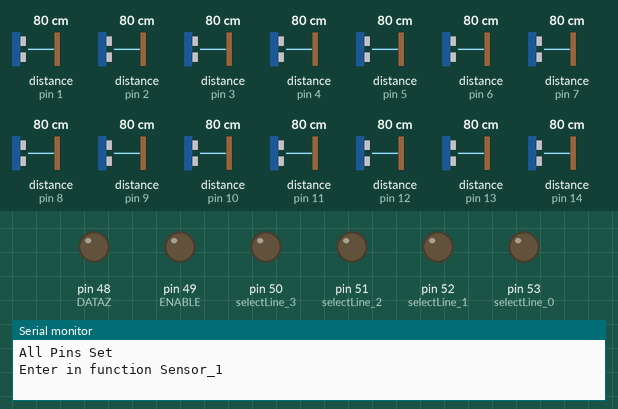
A sketch run on a simulated Arduino Mega 2560, built with avr-gcc and run on an emulated ATmega2560. On the bench: output pins drawn as LEDs (lit = HIGH), the last lines printed to the serial monitor. The test bench sets the inputs (shaded band); at power-on: distance to the obstacle (sensors on pin 1, pin 2, pin 3, pin 4, pin 5, pin 6, pin 7, pin 8, pin 9, pin 10, pin 11, pin 12, pin 13, pin 14) 80 cm.

Above: at 0.1 s.
At 2.4 s:
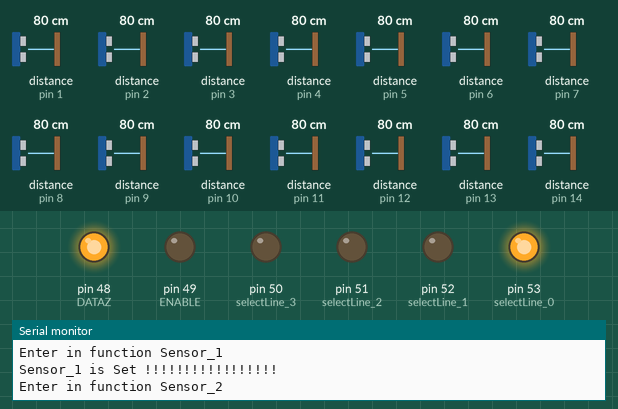
At 5.4 s:
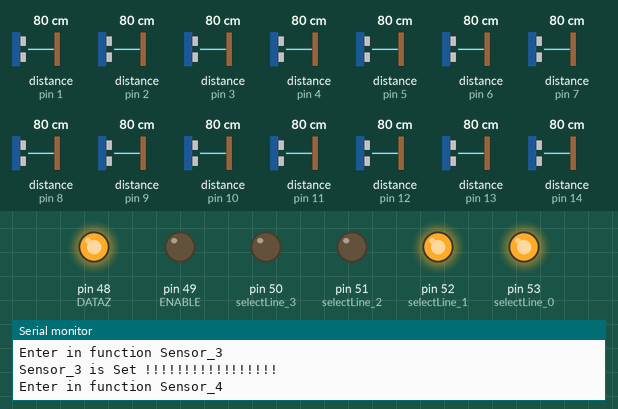
At 9.9 s:
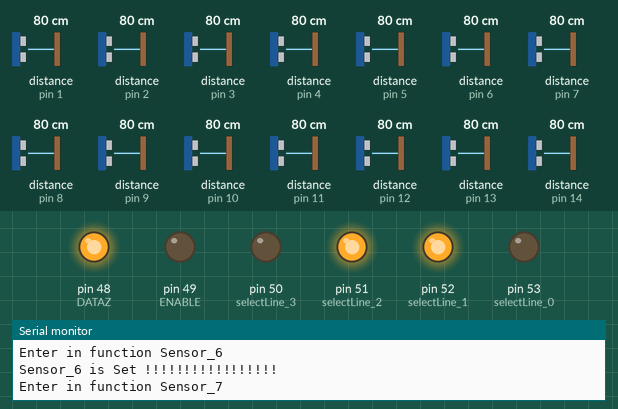
At 15.9 s:
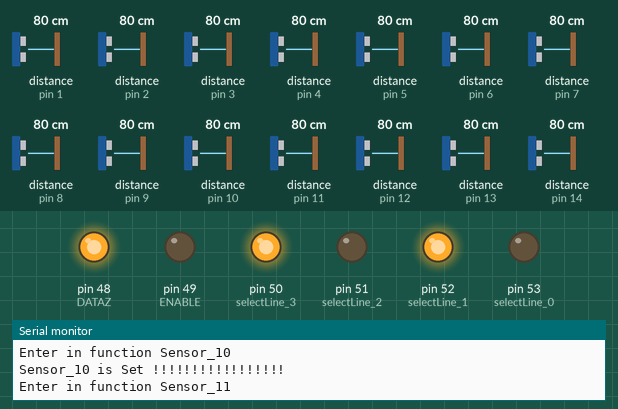
At 21.1 s:
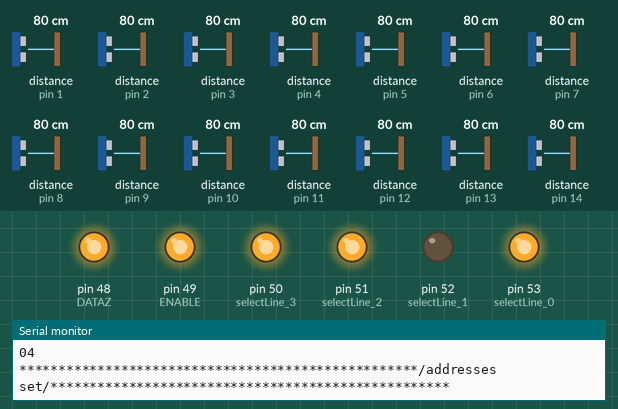
Timing chart, 0 to 22.6 s (numbered marks = the images above):
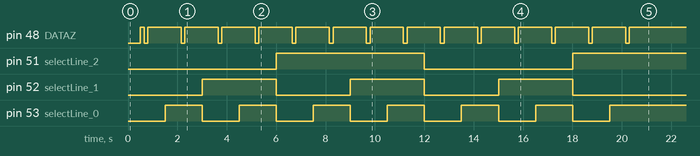

The sketch:

port5.ino
```cpp
/* This example shows how to use continuous mode to take
range measurements with the VL53L0X. It is based on
vl53l0x_ContinuousRanging_Example.c from the VL53L0X API.

The range readings are in units of mm. */
#include <ArduinoJson.h>
//#include <UbidotsArduinoGPRS.h>
#include <SoftwareSerial.h>
//double distance;
#define ID_1 "5b5767f9c03f97015d147266"
#define ID_2 "5b576823c03f97015d147273"
#define ID_3 "5b576d86c03f9707c22d86c9"
#define ID_4 "5b576d93c03f9707c22d86d0"
#define ID_5 "5b576d9bc03f9707c22d86e7"
#define ID_6 "5b576da1c03f9707a52719f5"
#define ID_7 "5b576da9c03f9707c22d86ec"
#define ID_8 "5b576db7c03f9707a52719f9"
#define ID_9 "5b576dcdc03f9707a52719fe"
#define ID_10 "5b576dd9c03f97084534acf8"
#define ID_11 "5b576de4c03f970827a4c2dc"
#define ID_12 "5b576debc03f97084534ad00"
#define ID_13 "5b576df3c03f97084534ad05"
#define ID_14 "5b576e10c03f970827a4c2f7"

SoftwareSerial send_to_node(10, 11);

#include <Wire.h>
#include <VL53L0X.h>

#define selectLine_0 53
#define selectLine_1 52
#define selectLine_2 51
#define selectLine_3 50

#define ENABLE 49
#define DATAZ 48

VL53L0X sensor1,sensor2,sensor3,sensor4,sensor5,sensor6,sensor7,sensor8,sensor9,sensor10,sensor11,sensor12,sensor13,sensor14;
void selectMux(int D, int C, int B , int A)
  {
    digitalWrite(ENABLE,0);
    digitalWrite(selectLine_0 ,A);
    digitalWrite(selectLine_1 ,B);
    digitalWrite(selectLine_2 ,C);
    digitalWrite(selectLine_3 ,D);
    delay(500);

  }

void deselectMux()
  {
        //Serial.println("Enter deselect");
    digitalWrite(ENABLE,1);
  }
void sensor_1(uint8_t t)
{

Serial.println("Enter in function Sensor_1");
    selectMux(0,0,0,0);// 0
    ResetSensor();
    sensor1.init(true);       // Initiallize sensor with address
    sensor1.setTimeout(500);
    delay(100);
    sensor1.setAddress(t);  // I2c address of device
    delay(100);
    deselectMux();
    Serial.println("Sensor_1 is Set !!!!!!!!!!!!!!!!!");
}


void sensor_2(uint8_t t)
{

Serial.println("Enter in function Sensor_2");
    selectMux(0,0,0,1);  //1
    ResetSensor();
    sensor2.init(true);       // Initiallize sensor with address
    sensor2.setTimeout(500);
    delay(100);
    sensor2.setAddress(t);  // I2c address of device
    delay(100);
    deselectMux();
    Serial.println("Sensor_2 is Set !!!!!!!!!!!!!!!!!");
}

void sensor_3(uint8_t t)
{
Serial.println("Enter in function Sensor_3");
    selectMux(0,0,1,0);  //2
    ResetSensor();
    sensor3.init(true);       // Initiallize sensor with address
    sensor3.setTimeout(500);
    delay(100);
    sensor3.setAddress(t);  // I2C address of device
    delay(100);
    deselectMux();
    Serial.println("Sensor_3 is Set !!!!!!!!!!!!!!!!!");
}

void sensor_4(uint8_t t)
{
Serial.println("Enter in function Sensor_4");
    selectMux(0,0,1,1);  //3
    ResetSensor();
    sensor4.init(true);       // Initiallize sensor with address
    sensor4.setTimeout(500);
    delay(100);
    sensor4.setAddress(t);  // I2c address of device
    delay(100);
    deselectMux();
    Serial.println("Sensor_4 is Set !!!!!!!!!!!!!!!!!");
}
void sensor_5(uint8_t t)
{
Serial.println("Enter in function Sensor_5");
    selectMux(0,1,0,0);  //4

    ResetSensor();
    sensor5.init(true);       // Initiallize sensor with address
    sensor5.setTimeout(500);
    delay(100);
    sensor5.setAddress(t);  // I2c address of device
    delay(100);
    deselectMux();
    Serial.println("Sensor_5 is Set !!!!!!!!!!!!!!!!!");
}

void sensor_6(uint8_t t)
{
Serial.println("Enter in function Sensor_6");
    selectMux(0,1,0,1);  //5
    ResetSensor();
    sensor6.init(true);       // Initiallize sensor with address
    sensor6.setTimeout(500);
    delay(100);
    sensor6.setAddress(t);  // I2c address of device
    delay(100);
    deselectMux();
    Serial.println("Sensor_6 is Set !!!!!!!!!!!!!!!!!");
}
void sensor_7(uint8_t t)
{
Serial.println("Enter in function Sensor_7");
    selectMux(0,1,1,0); // 6
    ResetSensor();
    sensor7.init(true);       // Initiallize sensor with address
    sensor7.setTimeout(500);
    delay(100);
    sensor7.setAddress(t);  // I2c address of device
    delay(100);
    deselectMux();
    Serial.println("Sensor_7 is Set !!!!!!!!!!!!!!!!!");
}
void sensor_8(uint8_t t)
{
Serial.println("Enter in function Sensor_8");
    selectMux(0,1,1,1); // 7
    ResetSensor();
    sensor8.init(true);       // Initiallize sensor with address
    sensor8.setTimeout(500);
    delay(100);
    sensor8.setAddress(t);  // I2c address of device
    delay(100);
    deselectMux();
    Serial.println("Sensor_8 is Set !!!!!!!!!!!!!!!!!");
}

void sensor_9(uint8_t t)
{
Serial.println("Enter in function Sensor_9");
    selectMux(1,0,0,0); // 8
    ResetSensor();
    sensor9.init(true);       // Initiallize sensor with address
    sensor9.setTimeout(500);
    delay(100);
    sensor9.setAddress(t);  // I2c address of device
    delay(100);
    deselectMux();
    Serial.println("Sensor_9 is Set !!!!!!!!!!!!!!!!!");
}
void sensor_10(uint8_t t)
{
Serial.println("Enter in function Sensor_10");
    selectMux(1,0,0,1); // 9
    ResetSensor();
    sensor10.init(true);       // Initiallize sensor with address
    sensor10.setTimeout(500);
    delay(100);
    sensor10.setAddress(t);  // I2c address of device
    delay(100);
    deselectMux();
    Serial.println("Sensor_10 is Set !!!!!!!!!!!!!!!!!");
}
void sensor_11(uint8_t t)
{
Serial.println("Enter in function Sensor_11");
    selectMux(1,0,1,0); // 10
    ResetSensor();
    sensor11.init(true);       // Initiallize sensor with address
    sensor11.setTimeout(500);
    delay(100);
    sensor11.setAddress(t);  // I2c address of device
    delay(100);
    deselectMux();
    Serial.println("Sensor_11 is Set !!!!!!!!!!!!!!!!!");
}
void sensor_12(uint8_t t)
{
Serial.println("Enter in function Sensor_12");
    selectMux(1,0,1,1); // 11
    ResetSensor();
    sensor12.init(true);       // Initiallize sensor with address
    sensor12.setTimeout(500);
    delay(100);
    sensor12.setAddress(t);  // I2c address of device
    delay(100);
    deselectMux();
    Serial.println("Sensor_12 is Set !!!!!!!!!!!!!!!!!");
}
void sensor_13(uint8_t t)
{
Serial.println("Enter in function Sensor_13");
    selectMux(1,1,0,0); // 12
    ResetSensor();
    sensor13.init(true);       // Initiallize sensor with address
    sensor13.setTimeout(500);
    delay(100);
    sensor13.setAddress(t);  // I2c address of device
    delay(100);
    deselectMux();
    Serial.println("Sensor_13 is Set !!!!!!!!!!!!!!!!!");
}
void sensor_14(uint8_t t)
{
Serial.println("Enter in function Sensor_14");
    selectMux(1,1,0,1); // 13
    ResetSensor();
    sensor14.init(true);       // Initiallize sensor with address
    sensor14.setTimeout(500);
    delay(100);
    sensor14.setAddress(t);  // I2c address of device
    delay(100);
    deselectMux();
    Serial.println("Sensor_14 is Set !!!!!!!!!!!!!!!!!");
}

void setup()
{
//   Serial.begin(115200);
//    GPRSSerial->begin(19200);
//    if (! client.init(*GPRSSerial))
//    {
//      Serial.println(F("Couldn't find FONA"));
//      while (1);
//    }
//    client.setApn(APN,USER,PASS);
//                      //client.setDebug(false);
//
//  delay(2000);


  pinMode(selectLine_0 ,OUTPUT);
  pinMode(selectLine_1 ,OUTPUT);
  pinMode(selectLine_2 ,OUTPUT);
  pinMode(selectLine_3 ,OUTPUT);

  pinMode(ENABLE ,OUTPUT);
  pinMode(DATAZ ,OUTPUT);

  Serial.begin(19200);
  send_to_node.begin(19200);

  Wire.begin();

   Serial.println("All Pins Set");

      sensor_1(0x01);
      sensor_2(0x02);
      sensor_3(0x03);
      sensor_4(0x04);
      sensor_5(0x05);
      sensor_6(0x06);
      sensor_7(0x07);
      sensor_8(0x08);
      sensor_9(0x09);
      sensor_10(0x0A);
      sensor_11(0x0B);
      sensor_12(0x0C);
      sensor_13(0x0D);
      sensor_14(0x0E);

  Serial.println("00");
  Serial.println("01");
  Serial.println("02");
  Serial.println("03");
  Serial.println("04");

  Serial.println("");
  Serial.println("***************************************************/addresses set/***************************************************");

  // Start continuous back-to-back mode (take readings as
  // fast as possible).  To use continuous timed mode
  // instead, provide a desired inter-measurement period in
  // ms (e.g. sensor.startContinuous(100)).

   Serial.println ("\n\t I2C scanner. Scanning ...");
  byte count = 0;
  for (byte i = 1; i < 120; i++)
  {

    Wire.beginTransmission (i);
    if (Wire.endTransmission () == 0)
    {
      Serial.print ("Found address: ");
      Serial.print (i, DEC);
      Serial.print (" (0x");
      Serial.print (i, HEX);
      Serial.println (")");
      count++;
      delay (1);  // maybe unneeded?
    } // end of good response
  } // end of for loop
  Serial.println("**********************************************************************************************************************");

  Serial.println ("Done.");
  Serial.print ("Found ");
  Serial.print (count, DEC);
  Serial.println (" device(s).");
  Serial.println("Sensor Readings...........");

  sensor1.startContinuous();
  sensor2.startContinuous();
  sensor3.startContinuous();
  sensor4.startContinuous();
  sensor5.startContinuous();
  sensor6.startContinuous();
  sensor7.startContinuous();
  sensor8.startContinuous();
  sensor9.startContinuous();
  sensor10.startContinuous();
  sensor11.startContinuous();
  sensor12.startContinuous();
  sensor13.startContinuous();
  sensor14.startContinuous();
 }
void ResetSensor()
  {
    digitalWrite(DATAZ,HIGH);   // Make XSHUT = HIGH
    delay(150);

  // Make XSHUT = LOW for 150ms
    digitalWrite(DATAZ, LOW);
    delay(150);
    digitalWrite(DATAZ,HIGH);     // Make XSHUT = HIGH
    delay(500);
  }
int CanInNumbers(unsigned int distance)
{
  int cans;
  int r1 = 85;
  int r2 = 195;
  int r3 = 250;
  int r4 = 325;
  int r5 = 630;
  if (distance < 700)  // phase failures have incorrect data
  {
    Serial.print("Distance (mm): "); Serial.print(distance);Serial.println();
//    server.handleClient();
    cans = 0;
      if (distance <= r1)        //  ||---->  O O O O 0
      {
      cans = 5;
      }
      else if (distance > r1 && distance <= r2)
      {
      cans = 4;
      }
     else if ( distance > r2 && distance <= r3 ) {
      cans = 3;
    }
    else if ( distance > r3 && distance <= r4 ) {
      cans = 2;
    }
    else if ( distance > r4 && distance <= r5 ) {
      cans = 1;
    }
    else if ( distance > r5)
    {
      cans = 0;
    }
  }
  else
  {
    Serial.println(" out of range ");
    cans = 0;
  }
  delay(1000);
    Serial.print("OutSide Loop Number of Cans are ");
    Serial.print(" = ");
    Serial.print(cans);
    Serial.println();
return(cans);
}

void loop()
{
   StaticJsonBuffer<2048> jsonBuffer;
   JsonObject& root = jsonBuffer.createObject();
    unsigned int Sensor1 = sensor1.readRangeContinuousMillimeters();
    unsigned int Sensor2 = sensor2.readRangeContinuousMillimeters();
    unsigned int Sensor3 = sensor3.readRangeContinuousMillimeters();
    unsigned int Sensor4 = sensor4.readRangeContinuousMillimeters();
    unsigned int Sensor5 = sensor5.readRangeContinuousMillimeters();
    unsigned int Sensor6 = sensor6.readRangeContinuousMillimeters();
    unsigned int Sensor7 = sensor7.readRangeContinuousMillimeters();
    unsigned int Sensor8 = sensor8.readRangeContinuousMillimeters();
    unsigned int Sensor9 = sensor9.readRangeContinuousMillimeters();
    unsigned int Sensor10 = sensor10.readRangeContinuousMillimeters();
    unsigned int Sensor11 = sensor11.readRangeContinuousMillimeters();
    unsigned int Sensor12 = sensor12.readRangeContinuousMillimeters();
    unsigned int Sensor13 = sensor13.readRangeContinuousMillimeters();
    unsigned int Sensor14 = sensor14.readRangeContinuousMillimeters();

    int s1 = CanInNumbers(Sensor1);
    delay(10);
    int s2 = CanInNumbers(Sensor2);
    delay(10);
    int s3 = CanInNumbers(Sensor3);
    delay(10);
    int s4 = CanInNumbers(Sensor4);
    delay(10);
    int s5 = CanInNumbers(Sensor5);
    delay(10);
    int s6 = CanInNumbers(Sensor6);
    delay(10);
    int s7 = CanInNumbers(Sensor7);
    delay(10);
    int s8 = CanInNumbers(Sensor8);
    delay(10);
    int s9 = CanInNumbers(Sensor9);
    delay(10);
    int s10 = CanInNumbers(Sensor10);
    delay(10);
    int s11 = CanInNumbers(Sensor11);
    delay(10);
    int s12 = CanInNumbers(Sensor12);
    delay(10);
    int s13 = CanInNumbers(Sensor13);
    delay(10);
    int s14 = CanInNumbers(Sensor14);
    delay(10);
    String sens1 = "";
    sens1 +=  s1;
    sens1 +=  " (";
    sens1 +=  Sensor1;
    sens1 += ")";
    root["id1"]=(ID_1);
    root["val1"]=(s1);
    root["id2"]=(ID_2);
    root["val2"]=(s2);
    root["id3"]=(ID_3);
    root["val3"]=(Sensor3);
    root["id4"]=(ID_4);
    root["val4"]=(Sensor4);
    root["id5"]=(ID_5);
    root["val5"]=(Sensor5);
    root["id6"]=(ID_6);
    root["val6"]=(Sensor6);

   root["id7"]=(ID_7);
    root["val7"]=(Sensor7);
   root["id8"]=(ID_8);
    root["val8"]=(Sensor8);
   root["id9"]=(ID_9);
    root["val9"]=(Sensor9);
   root["id10"]=(ID_10);
    root["val10"]=(Sensor10);
   root["id11"]=(ID_11);
    root["val11"]=(Sensor11);
   root["id12"]=(ID_12);
    root["val12"]=(Sensor12);
   root["id13"]=(ID_13);
    root["val13"]=(Sensor13);
   root["id14"]=(ID_14);
    root["val14"]=(Sensor14);
    root.printTo(send_to_node);
    send_to_node.println();
    delay(6000);
}
```
